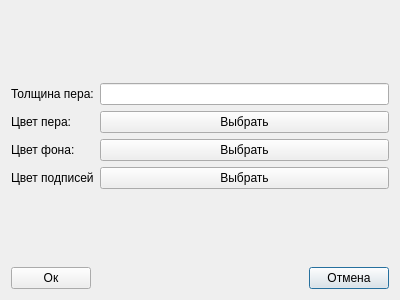
<?xml version="1.0" encoding="UTF-8"?>
<ui version="4.0">
 <class>Dialog</class>
 <widget class="QDialog" name="Dialog">
  <property name="geometry">
   <rect>
    <x>0</x>
    <y>0</y>
    <width>400</width>
    <height>300</height>
   </rect>
  </property>
  <property name="minimumSize">
   <size>
    <width>400</width>
    <height>300</height>
   </size>
  </property>
  <property name="maximumSize">
   <size>
    <width>400</width>
    <height>300</height>
   </size>
  </property>
  <property name="windowTitle">
   <string>Настройка графиков</string>
  </property>
  <layout class="QGridLayout" name="gridLayout">
   <item row="1" column="1" colspan="2">
    <widget class="QLineEdit" name="pen_width_le"/>
   </item>
   <item row="6" column="1">
    <spacer name="horizontalSpacer">
     <property name="orientation">
      <enum>Qt::Horizontal</enum>
     </property>
     <property name="sizeHint" stdset="0">
      <size>
       <width>40</width>
       <height>20</height>
      </size>
     </property>
    </spacer>
   </item>
   <item row="0" column="0" colspan="3">
    <spacer name="verticalSpacer">
     <property name="orientation">
      <enum>Qt::Vertical</enum>
     </property>
     <property name="sizeHint" stdset="0">
      <size>
       <width>20</width>
       <height>40</height>
      </size>
     </property>
    </spacer>
   </item>
   <item row="2" column="0">
    <widget class="QLabel" name="label_2">
     <property name="text">
      <string>Цвет пера:</string>
     </property>
    </widget>
   </item>
   <item row="5" column="0" colspan="3">
    <spacer name="verticalSpacer_2">
     <property name="orientation">
      <enum>Qt::Vertical</enum>
     </property>
     <property name="sizeHint" stdset="0">
      <size>
       <width>20</width>
       <height>40</height>
      </size>
     </property>
    </spacer>
   </item>
   <item row="1" column="0">
    <widget class="QLabel" name="label">
     <property name="text">
      <string>Толщина пера:</string>
     </property>
    </widget>
   </item>
   <item row="3" column="0">
    <widget class="QLabel" name="label_3">
     <property name="text">
      <string>Цвет фона:</string>
     </property>
    </widget>
   </item>
   <item row="6" column="2">
    <widget class="QPushButton" name="cancel_btn">
     <property name="sizePolicy">
      <sizepolicy hsizetype="Fixed" vsizetype="Fixed">
       <horstretch>0</horstretch>
       <verstretch>0</verstretch>
      </sizepolicy>
     </property>
     <property name="text">
      <string>Отмена</string>
     </property>
    </widget>
   </item>
   <item row="6" column="0">
    <widget class="QPushButton" name="ok_btn">
     <property name="sizePolicy">
      <sizepolicy hsizetype="Fixed" vsizetype="Fixed">
       <horstretch>0</horstretch>
       <verstretch>0</verstretch>
      </sizepolicy>
     </property>
     <property name="text">
      <string>Ок</string>
     </property>
    </widget>
   </item>
   <item row="3" column="1" colspan="2">
    <widget class="QPushButton" name="set_background_color_btn">
     <property name="text">
      <string>Выбрать</string>
     </property>
    </widget>
   </item>
   <item row="2" column="1" colspan="2">
    <widget class="QPushButton" name="set_pen_solor_btn">
     <property name="text">
      <string>Выбрать</string>
     </property>
    </widget>
   </item>
   <item row="4" column="1" colspan="2">
    <widget class="QPushButton" name="axis_label_color_btn">
     <property name="text">
      <string>Выбрать</string>
     </property>
    </widget>
   </item>
   <item row="4" column="0">
    <widget class="QLabel" name="label_4">
     <property name="text">
      <string>Цвет подписей</string>
     </property>
    </widget>
   </item>
  </layout>
 </widget>
 <resources/>
 <connections/>
</ui>
